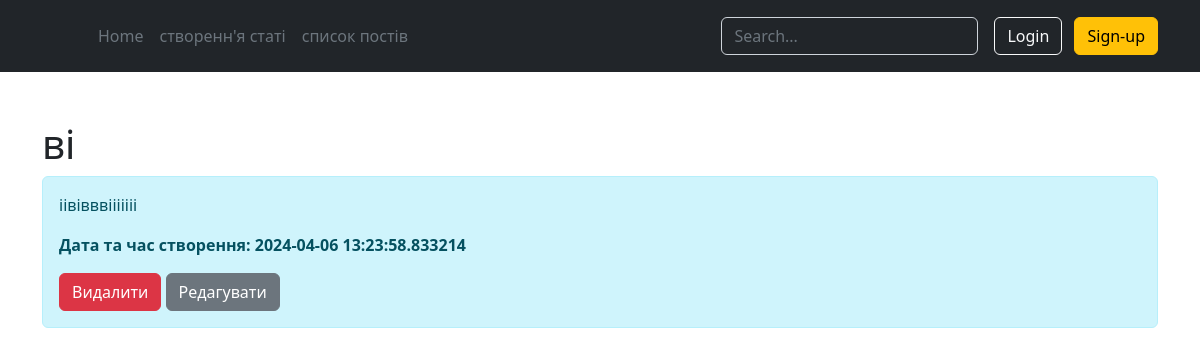
/articles/1/, run on the app's committed database.
### models.py (models this page shows, shortened)
class Article(db.Model):
    id = db.Column(db.Integer, primary_key=True)
    title = db.Column(db.String(100), nullable=False)
    intro = db.Column(db.String(100), nullable=False)
    text = db.Column(db.Text, nullable=False)
    date = db.Column(db.DateTime, default=datetime.utcnow)

### app.py (the view)
@app.route("/articles/<int:id>/")
def articles_detail(id):
    article = Article.query.get(id)
    return render_template("articles_detail.html", article=article)

### templates/articles_detail.html (shortened to what this page needs)
{% extends 'base.html' %}
{% block content %}
<div class="container mt-5">
    <h1>{{ article.title }}</h1>
    <div class="alert alert-info">
        <p>{{ article.text }}</p>
        <p><b>Дата та час створення: {{ article.date }}</b></p>
        <a href="/articles/{{ article.id }}/delete" class="btn btn-danger">Видалити</a>
        <a href="/articles/{{ article.id }}/update" class="btn btn-secondary">Редагувати</a>
    </div>
</div>
{% endblock %}

### data on the page
Article: title "ві", text "іівівввііііііі", date "2024-04-06 13:23:58.833214"
